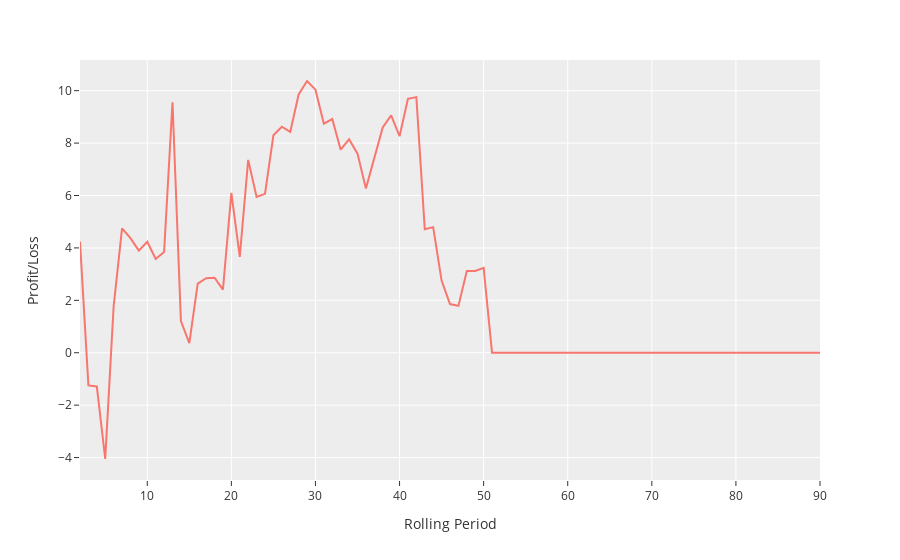

Notebook source saved alongside this figure:
### Code cell
px.line(data, x='Rolling Period', y='Profit/Loss')

### Figure 1 — Plotly figure (JSON) as saved in the notebook; plotly's stock layout.template omitted (floating-point values rounded to 4 significant figures)
{"data": [{"hovertemplate": "Rolling Period=%{x}<br>Profit/Loss=%{y}<extra></extra>", "legendgroup": "", "line": {"color": "#F8766D", "dash": "solid"}, "marker": {"symbol": "circle"}, "mode": "lines", "name": "", "orientation": "v", "showlegend": false, "type": "scatter", "x": [2, 3, 4, 5, 6, 7, 8, 9, 10, 11, 12, 13, 14, 15, 16, 17, 18, 19, 20, 21, 22, 23, 24, 25, 26, 27, 28, 29, 30, 31, 32, 33, 34, 35, 36, 37, 38, 39, 40, 41, 42, 43, 44, 45, 46, 47, 48, 49, 50, 51, 52, 53, 54, 55, 56, 57, 58, 59, 60, 61, 62, 63, 64, 65, 66, 67, 68, 69, 70, 71, 72, 73, 74, 75, 76, 77, 78, 79, 80, 81, 82, 83, 84, 85, 86, 87, 88, 89, 90], "xaxis": "x", "y": [4.246, -1.246, -1.287, -4.055, 1.772, 4.748, 4.371, 3.898, 4.237, 3.575, 3.841, 9.559, 1.211, 0.3674, 2.639, 2.842, 2.861, 2.409, 6.102, 3.655, 7.358, 5.943, 6.064, 8.298, 8.625, 8.424, 9.857, 10.37, 10.04, 8.742, 8.916, 7.747, 8.143, 7.597, 6.265, 7.459, 8.595, 9.057, 8.262, 9.69, 9.755, 4.712, 4.793, 2.752, 1.856, 1.787, 3.121, 3.121, 3.237, 0, 0, 0, 0, 0, 0, 0, 0, 0, 0, 0, 0, 0, 0, 0, 0, 0, 0, 0, 0, 0, 0, 0, 0, 0, 0, 0, 0, 0, 0, 0, 0, 0, 0, 0, 0, 0, 0, 0, 0], "yaxis": "y"}], "layout": {"legend": {"tracegroupgap": 0}, "margin": {"t": 60}, "xaxis": {"anchor": "y", "domain": [0, 1], "title": {"text": "Rolling Period"}}, "yaxis": {"anchor": "x", "domain": [0, 1], "title": {"text": "Profit/Loss"}}}}
